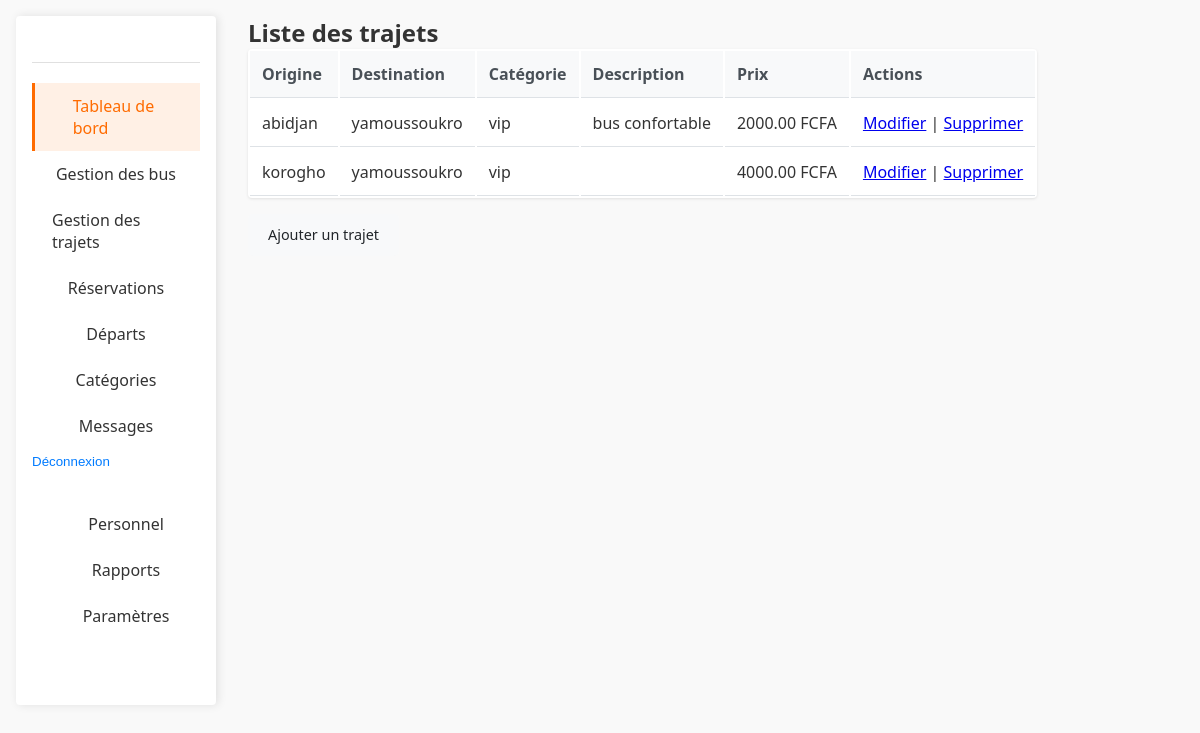
The page /dashboard/trips/ (signed in) on the database its author committed.
### trips/models.py (models this page shows, shortened)
class Trip(models.Model):
    origin = models.CharField(max_length=100)       # Ville de départ
    destination = models.CharField(max_length=100)  # Ville d'arrivée
    category = models.ForeignKey(Category, on_delete=models.CASCADE)
    description = models.TextField(blank=True)
    price = models.DecimalField(max_digits=10, decimal_places=2, default=0)  # Prix du trajet

class Category(models.Model):
    name = models.CharField(max_length=100)
    def __str__(self):
        return self.name

### gareci_admin/views.py (the view)
# urls.py: path('trips/', TripListView.as_view(), name='trip_list'),
class TripListView(StaffRequiredMixin, ListView):
    model = Trip
    template_name = 'dashboard/trip_list.html'

### gareci_admin/utils.py (called while the page is built)
    def test_func(self):
        return self.request.user.is_staff

### gareci_admin/templates/dashboard/trip_list.html (shortened to what this page needs)
{% extends 'base.html' %}
{% block content %}
<h2>Liste des trajets</h2>
<table>
    <thead>
        <tr>
            <th>Origine</th>
            <th>Destination</th>
            <th>Catégorie</th>
            <th>Description</th>
            <th>Prix</th>
            <th>Actions</th>
        </tr>
    </thead>
    <tbody>
        {% for trip in object_list %}
        <tr>
            <td>{{ trip.origin }}</td>
            <td>{{ trip.destination }}</td>
            <td>{{ trip.category }}</td>
            <td>{{ trip.description }}</td>
            <td>{{ trip.price }} FCFA</td>
            <td>
                <a href="{% url 'dashboard:trip_edit' trip.pk %}">Modifier</a> |
                <a href="{% url 'dashboard:trip_delete' trip.pk %}">Supprimer</a>
            </td>
        </tr>
        {% empty %}
        <tr>
            <td colspan="6">Aucun trajet enregistré.</td>
        </tr>
        {% endfor %}
    </tbody>
</table>
<a href="{% url 'dashboard:trip_add' %}" class="btn">Ajouter un trajet</a>
{% endblock %}

### static/css/dashboard.css (style rules this page uses)
table { width: 100%; margin-bottom: 1rem; background-color: #fff; border-radius: 4px; box-shadow: 0 1px 3px rgba(0,0,0,0.1); }
th, td { padding: 0.75rem; text-align: left; border-bottom: 1px solid #dee2e6; }
th { background-color: #f8f9fa; font-weight: 600; color: #495057; }
.btn { display: inline-block; padding: 0.375rem 0.75rem; font-size: 0.875rem; line-height: 1.5; text-align: center; text-decoration: none; border-radius: 4px; transition: all 0.2s; cursor: pointer; background-color: #f8f9fa; color: #212529; border: 1px solid #dee2e6; }
:root { --primary: #FF6B00; --primary-dark: #E05D00; --secondary: #0056B3; --dark: #333333; --light: #F5F5F5; --gray: #888888; --light-gray: #E0E0E0; --sidebar-width: 350px; --sidebar-collapsed-width: 80px; --header-height: 70px; --blue: #4285F4; --green: #34A853; --orange: #FBBC05; --red: #EA4335; }
* { margin: 0; padding: 0; box-sizing: border-box; }
body { font-family: 'Segoe UI', Tahoma, Geneva, Verdana, sans-serif; background-color: #f9f9f9; color: var(--dark); }
.btn { display: inline-flex; align-items: center; justify-content: center; padding: 10px 20px; border-radius: 5px; font-weight: 500; cursor: pointer; transition: all 0.3s; border: none; font-size: 0.9rem; }

### rows shown on the page
Trip: origin "abidjan", destination "yamoussoukro", category "vip", description "bus confortable", price "2000.00"
Trip: origin "korogho", destination "yamoussoukro", category "vip", price "4000.00"
